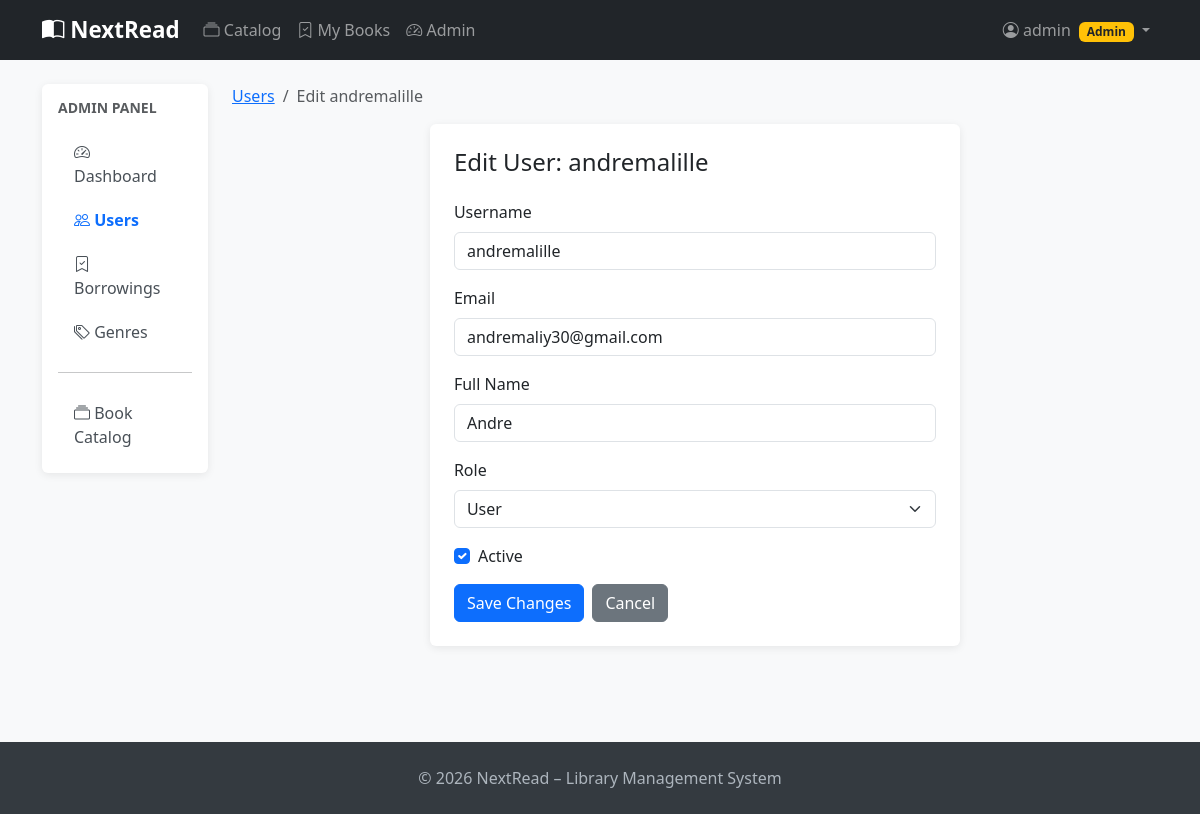
The page /admin/users/6/edit (signed in) on the database its author committed.
### app/models.py (models this page shows, shortened)
class User(UserMixin, db.Model):
    __tablename__ = 'users'
    id = db.Column(db.Integer, primary_key=True)
    username = db.Column(db.String(80), unique=True, nullable=False, index=True)
    email = db.Column(db.String(120), unique=True, nullable=False, index=True)
    hashed_password = db.Column(db.String(256), nullable=False)
    full_name = db.Column(db.String(150))
    role = db.Column(db.String(20), default='user')  # 'admin' or 'user'
    is_active = db.Column(db.Boolean, default=True)
    created_at = db.Column(db.DateTime, default=datetime.utcnow)
    profile = db.relationship('UserProfile', back_populates='user',
                               uselist=False, cascade='all, delete-orphan')
    borrowings = db.relationship('Borrowing', back_populates='user',
                                  cascade='all, delete-orphan', lazy='dynamic')
    favorite_genres = db.relationship('Genre', secondary=user_favorite_genres,
                                       back_populates='fans')
    @property
    def is_admin(self):
        return self.role == 'admin'

### app/admin/routes.py (the view, shortened to what this page needs)
@admin.route('/users/<int:user_id>/edit', methods=['GET', 'POST'])
@login_required
@admin_required
def edit_user(user_id):
    user = User.query.get_or_404(user_id)
    form = EditUserForm()
    form.username.data = user.username
    form.email.data = user.email
    form.full_name.data = user.full_name
    form.role.data = user.role
    form.is_active.data = user.is_active
    return render_template('admin/edit_user.html', title='Edit User', form=form, user=user)

### app/admin/forms.py
class EditUserForm(FlaskForm):
    username = StringField('Username', validators=[DataRequired(), Length(3, 80)])
    email = StringField('Email', validators=[DataRequired(), Email(), Length(1, 120)])
    full_name = StringField('Full Name', validators=[Length(0, 150)])
    role = SelectField('Role', choices=[('user', 'User'), ('admin', 'Admin')])
    is_active = BooleanField('Active')
    submit = SubmitField('Save Changes')

### app/admin/routes.py (called while the page is built)
def admin_required(f):
    @wraps(f)
    def decorated_function(*args, **kwargs):
        if not current_user.is_authenticated or not current_user.is_admin:
            abort(403)
        return f(*args, **kwargs)
    return decorated_function

### app/models.py (called while the page is built)
@login_manager.user_loader
def load_user(user_id):
    return db.session.get(User, int(user_id))

### app/templates/admin/edit_user.html (shortened to what this page needs)
{% extends 'admin/base.html' %}
{% block admin_content %}
<nav aria-label="breadcrumb" class="mb-3">
    <ol class="breadcrumb">
        <li class="breadcrumb-item"><a href="{{ url_for('admin.users_list') }}">Users</a></li>
        <li class="breadcrumb-item active">Edit {{ user.username }}</li>
    </ol>
</nav>
<div class="row justify-content-center">
    <div class="col-md-7">
        <div class="card">
            <div class="card-body p-4">
                <h4 class="mb-4">Edit User: {{ user.username }}</h4>
                <form method="POST">
                    {% for field in [form.username, form.email, form.full_name] %}
                    <div class="mb-3">
                        {{ field.label(class="form-label") }}
                        {{ field(class="form-control") }}
                    </div>
                    {% endfor %}
                    <div class="mb-3">
                        {{ form.role.label(class="form-label") }}
                        {{ form.role(class="form-select") }}
                    </div>
                    <div class="mb-3 form-check">
                        {{ form.is_active(class="form-check-input") }}
                        {{ form.is_active.label(class="form-check-label") }}
                    </div>
                    <div class="d-flex gap-2">
                        {{ form.submit(class="btn btn-primary") }}
                        <a href="{{ url_for('admin.user_detail', user_id=user.id) }}"
                           class="btn btn-secondary">Cancel</a>
                    </div>
                </form>
            </div>
        </div>
    </div>
</div>
{% endblock %}

### app/templates/base.html (shortened to what this page needs)
<!DOCTYPE html>
<html lang="en">
<head>
    <link href="https://cdn.jsdelivr.net/npm/bootstrap@5.3.2/dist/css/bootstrap.min.css" rel="stylesheet">
    <link href="https://cdn.jsdelivr.net/npm/bootstrap-icons@1.11.3/font/bootstrap-icons.css" rel="stylesheet">
</head>
<body>
<nav class="navbar navbar-expand-lg navbar-dark bg-dark mb-4">
    <div class="container">
        <a class="navbar-brand" href="{{ url_for('main.index') }}">
            <i class="bi bi-book-half"></i> NextRead
        </a>
        <div class="collapse navbar-collapse" id="navbarNav">
            <ul class="navbar-nav me-auto">
                <li class="nav-item">
                    <a class="nav-link" href="{{ url_for('books.index') }}">
                        <i class="bi bi-collection"></i> Catalog
                    </a>
                </li>
                {% if current_user.is_authenticated %}
                <li class="nav-item">
                    <a class="nav-link" href="{{ url_for('borrowings.my_borrowings') }}">
                        <i class="bi bi-bookmark-check"></i> My Books
                    </a>
                </li>
                {% if current_user.is_admin %}
                <li class="nav-item">
                    <a class="nav-link" href="{{ url_for('admin.dashboard') }}">
                        <i class="bi bi-speedometer2"></i> Admin
                    </a>
                </li>
                {% endif %}
                {% endif %}
            </ul>
            <ul class="navbar-nav">
                {% if current_user.is_authenticated %}
                <li class="nav-item dropdown">
                    <a class="nav-link dropdown-toggle" href="#" data-bs-toggle="dropdown">
                        <i class="bi bi-person-circle"></i> {{ current_user.username }}
                        {% if current_user.is_admin %}
                        <span class="badge bg-warning text-dark ms-1">Admin</span>
                        {% endif %}
                    </a>
                </li>
                {% endif %}
            </ul>
        </div>
    </div>
</nav>
<main class="container mb-5">
    {% block content %}{% endblock %}
</main>
<footer class="py-4 mt-5">
    <div class="container text-center">
        <p class="mb-0">&copy; 2026 NextRead – Library Management System</p>
    </div>
</footer>
</body>
</html>

### app/templates/base.html (style rules this page uses)
body { background: #f8f9fa; display: flex; flex-direction: column; min-height: 100vh; }
main { flex: 1; }
.navbar-brand { font-weight: 700; font-size: 1.4rem; }
.card { border: none; box-shadow: 0 2px 8px rgba(0,0,0,.08); }
footer { background: #343a40; color: #adb5bd; }

### rows shown on the page
User: username "admin"
User: username "andremalille", username "andremalille" "andremaliy30@gmail.com" "Andre", role "User", is_active "☑"

### other values the page prints
{{ field.label(class="form-label") }} "Username" "Email" "Full Name"
